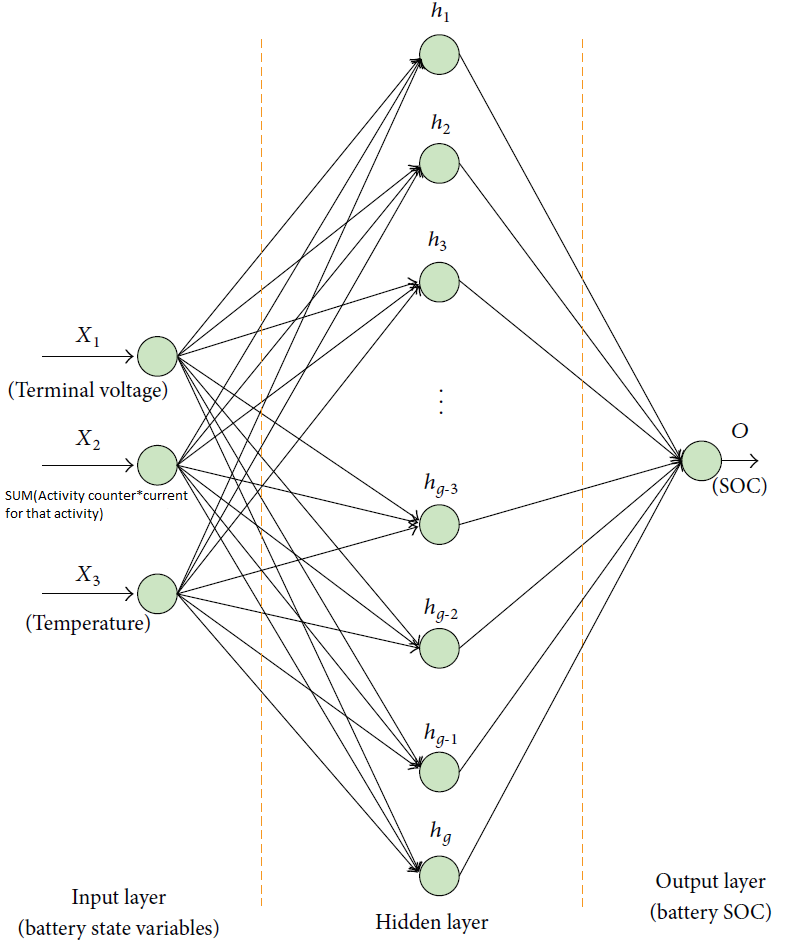
#> input picture mnist_video/test.png, 786 x 946 px, given in place of the camera
$ python video.py
#> lines starting #> are read from the running program, lines starting #| are printed output that depends on the picture; after the words box and inside, x2 and y2 are one past the last pixel; in counts of white or black regions, pixels touching at a corner belong together
'''
Program to access the webcam connected to the device and threshold the obtained video
Author: Aryan Mahesh
'''

import cv2
import numpy as np

def on_threshold(x):
    pass

cap = cv2.VideoCapture(2)
frame = cv2.namedWindow('background')
cv2.createTrackbar('threshold', 'background', 0, 255, on_threshold)
#> slider 'threshold' is set to 85
background = np.zeros((480, 640), np.uint8)
frameCount = 0

while True:
    ret, frame = cap.read()
#> frame is the input picture: shape (946, 786, 3); mean B, G, R 247.4, 248.2, 247.9
    frame = cv2.resize(frame, None, fx=0.5, fy=0.5)
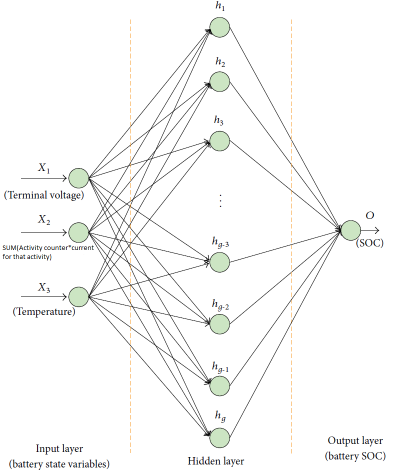
#> frame: shape (473, 393, 3); mean B, G, R 247.4, 248.2, 247.9
    frameCount += 1

    frame[0:480, 0:80] = 0
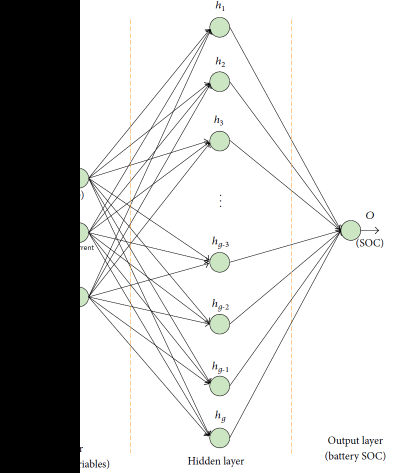
#> frame: shape (473, 393, 3); mean B, G, R 196.8, 197.5, 197.2
    frame[0:480, 560:640] = 0
    grayFrame = cv2.cvtColor(frame, cv2.COLOR_BGR2GRAY)

    threshold = cv2.getTrackbarPos('threshold', 'background')
    _, thr = cv2.threshold(grayFrame, threshold, 255, cv2.THRESH_BINARY)
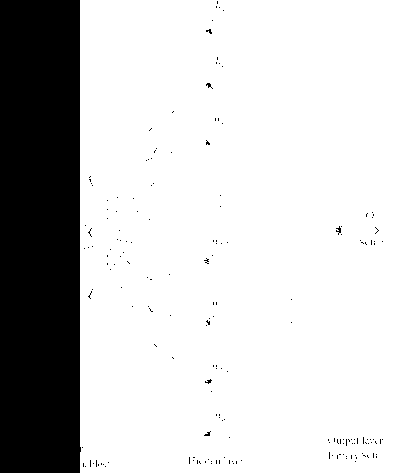
#> thr: shape (473, 393); 79.4% white; 183 black regions (181 under 20 px), largest, box (x1, y1, x2, y2) and area: (0, 0, 81, 473) 37845, (336, 226, 341, 235) 22
    cv2.putText(background, 'X', (10, 60), cv2.FONT_HERSHEY_SIMPLEX, 2, (255, 255, 255), 3)
    resizedFrame = thr[240-75:240+75, 320-75:320+75]
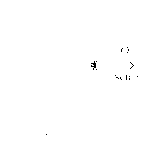
#> resizedFrame: shape (150, 148); 99.7% white; black in thin lines or dots, all inside (x1, y1, x2, y2) = (46, 47, 138, 135)
#> (the run stopped early here; a loop or call above may not have finished)
